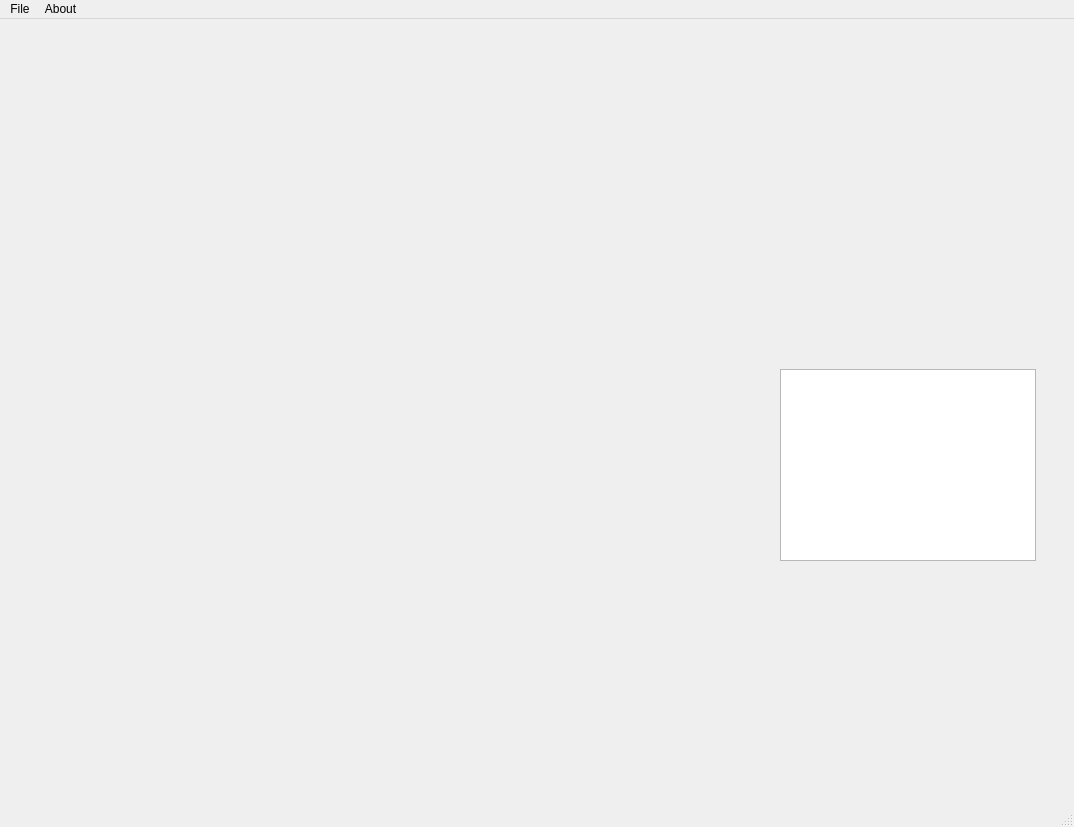
<?xml version="1.0" encoding="UTF-8"?>
<ui version="4.0">
 <class>MainWindow</class>
 <widget class="QMainWindow" name="MainWindow">
  <property name="geometry">
   <rect>
    <x>0</x>
    <y>0</y>
    <width>1074</width>
    <height>827</height>
   </rect>
  </property>
  <property name="windowTitle">
   <string>EffectsGen</string>
  </property>
  <property name="windowIcon">
   <iconset resource="EffectsGen.qrc">
    <normaloff>:/EffectsGen/EffectsGen.png</normaloff>:/EffectsGen/EffectsGen.png</iconset>
  </property>
  <widget class="QWidget" name="centralwidget">
   <widget class="QTableWidget" name="tableWidget">
    <property name="geometry">
     <rect>
      <x>780</x>
      <y>350</y>
      <width>256</width>
      <height>192</height>
     </rect>
    </property>
   </widget>
   <widget class="QWidget" name="verticalLayoutWidget">
    <property name="geometry">
     <rect>
      <x>190</x>
      <y>209</y>
      <width>461</width>
      <height>231</height>
     </rect>
    </property>
    <layout class="QVBoxLayout" name="verticalLayout">
     <item>
      <widget class="Track" name="widget" native="true"/>
     </item>
    </layout>
   </widget>
  </widget>
  <widget class="QMenuBar" name="menubar">
   <property name="geometry">
    <rect>
     <x>0</x>
     <y>0</y>
     <width>1074</width>
     <height>26</height>
    </rect>
   </property>
   <widget class="QMenu" name="menuFile">
    <property name="title">
     <string>File</string>
    </property>
    <addaction name="actionConnect_xLights"/>
    <addaction name="separator"/>
    <addaction name="actionClose"/>
   </widget>
   <widget class="QMenu" name="menuAbout">
    <property name="title">
     <string>About</string>
    </property>
    <addaction name="actionAbout"/>
    <addaction name="actionOpen_Logs"/>
   </widget>
   <addaction name="menuFile"/>
   <addaction name="menuAbout"/>
  </widget>
  <widget class="QStatusBar" name="statusbar"/>
  <action name="actionClose">
   <property name="icon">
    <iconset resource="EffectsGen.qrc">
     <normaloff>:/EffectsGen/icons/cancel.png</normaloff>:/EffectsGen/icons/cancel.png</iconset>
   </property>
   <property name="text">
    <string>Close</string>
   </property>
  </action>
  <action name="actionOpen_Logs">
   <property name="icon">
    <iconset resource="EffectsGen.qrc">
     <normaloff>:/EffectsGen/icons/book_open.png</normaloff>:/EffectsGen/icons/book_open.png</iconset>
   </property>
   <property name="text">
    <string>Open Logs...</string>
   </property>
  </action>
  <action name="actionConnect_xLights">
   <property name="icon">
    <iconset resource="EffectsGen.qrc">
     <normaloff>:/EffectsGen/icons/connect.png</normaloff>:/EffectsGen/icons/connect.png</iconset>
   </property>
   <property name="text">
    <string>Connect to xLights</string>
   </property>
  </action>
  <action name="actionOpen_Explorer">
   <property name="text">
    <string>Open Explorer</string>
   </property>
  </action>
  <action name="actionImport_PartList">
   <property name="text">
    <string>PartList CSV...</string>
   </property>
  </action>
  <action name="actionImport_Rename_Map">
   <property name="text">
    <string>Rename CSV...</string>
   </property>
  </action>
  <action name="actionReload_Project">
   <property name="icon">
    <iconset resource="EffectsGen.qrc">
     <normaloff>:/EffectsGen/icons/arrow_refresh_small.png</normaloff>:/EffectsGen/icons/arrow_refresh_small.png</iconset>
   </property>
   <property name="text">
    <string>Reload Project</string>
   </property>
  </action>
  <action name="actionAbout">
   <property name="icon">
    <iconset resource="EffectsGen.qrc">
     <normaloff>:/EffectsGen/EffectsGen.png</normaloff>:/EffectsGen/EffectsGen.png</iconset>
   </property>
   <property name="text">
    <string>About...</string>
   </property>
  </action>
  <action name="actionImport_Parts_from_Schematic">
   <property name="icon">
    <iconset resource="EffectsGen.qrc">
     <normaloff>:/EffectsGen/icons/report_add.png</normaloff>:/EffectsGen/icons/report_add.png</iconset>
   </property>
   <property name="text">
    <string>PartList from Schematic...</string>
   </property>
  </action>
  <action name="actionExport_PartList_CSV">
   <property name="text">
    <string>PartList CSV...</string>
   </property>
  </action>
  <action name="actionExport_Rename_CSV">
   <property name="text">
    <string>Rename CSV...</string>
   </property>
  </action>
  <action name="actionOverride">
   <property name="checkable">
    <bool>true</bool>
   </property>
   <property name="checked">
    <bool>false</bool>
   </property>
   <property name="text">
    <string>Override Existing Parts</string>
   </property>
  </action>
  <action name="actionSet_Library_Folder">
   <property name="icon">
    <iconset resource="EffectsGen.qrc">
     <normaloff>:/EffectsGen/icons/folder_table.png</normaloff>:/EffectsGen/icons/folder_table.png</iconset>
   </property>
   <property name="text">
    <string>Set Library Folder</string>
   </property>
  </action>
  <action name="actionLibrary_Report">
   <property name="icon">
    <iconset resource="EffectsGen.qrc">
     <normaloff>:/EffectsGen/icons/report_go.png</normaloff>:/EffectsGen/icons/report_go.png</iconset>
   </property>
   <property name="text">
    <string>Library Report...</string>
   </property>
  </action>
  <action name="actionBOM_CSV">
   <property name="icon">
    <iconset resource="EffectsGen.qrc">
     <normaloff>:/EffectsGen/icons/table.png</normaloff>:/EffectsGen/icons/table.png</iconset>
   </property>
   <property name="text">
    <string>BOM CSV...</string>
   </property>
  </action>
  <action name="actionClear">
   <property name="icon">
    <iconset resource="EffectsGen.qrc">
     <normaloff>:/EffectsGen/icons/cross.png</normaloff>:/EffectsGen/icons/cross.png</iconset>
   </property>
   <property name="text">
    <string>Clear</string>
   </property>
  </action>
  <action name="actionDownload_EEPROM">
   <property name="text">
    <string>Download EEPROM...</string>
   </property>
  </action>
 </widget>
 <customwidgets>
  <customwidget>
   <class>Track</class>
   <extends>QWidget</extends>
   <header>Track.h</header>
   <container>1</container>
  </customwidget>
 </customwidgets>
 <resources>
  <include location="EffectsGen.qrc"/>
 </resources>
 <connections/>
</ui>
